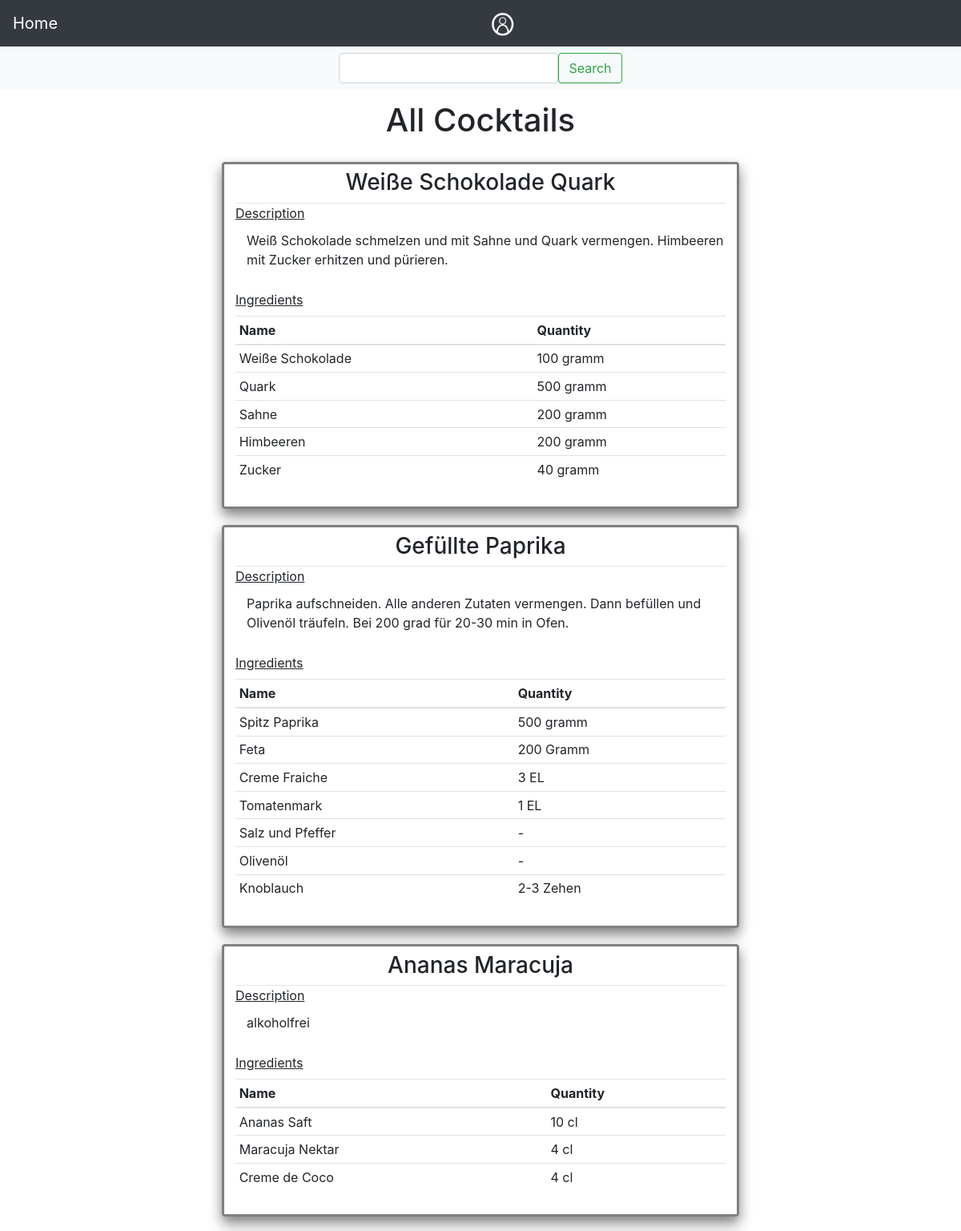
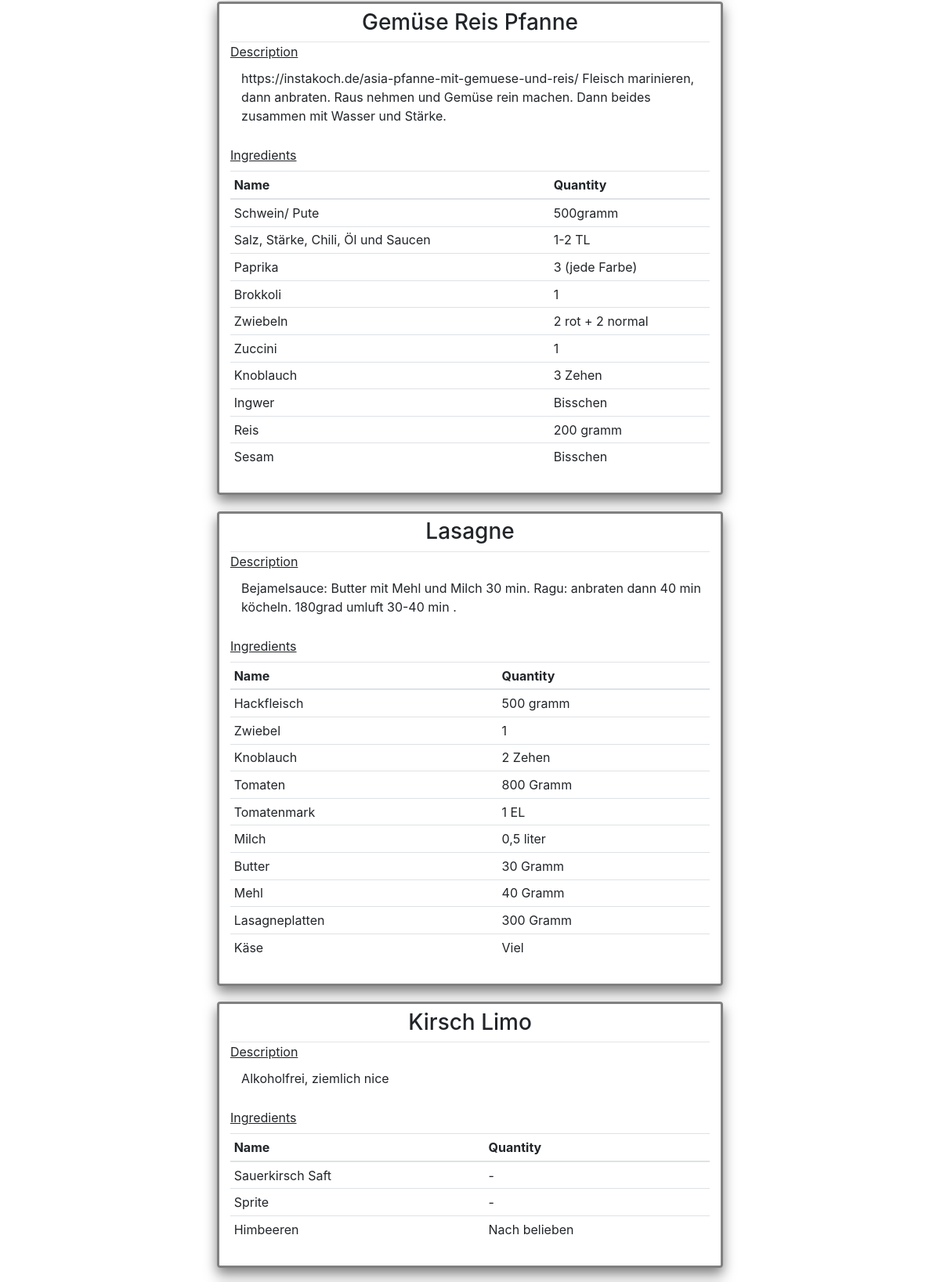
/index (upper part), run on the app's committed database (2 pictures, top to bottom).
### app/models.py (models this page shows, shortened)
class Cocktail(db.Model):
    __tablename__ = 'cocktail'
    __searchable__ = ['name']
    key = db.Column(Integer, primary_key=True)
    name = db.Column(String(100), index=True, unique=True)
    desc = db.Column(String(400), index=True)
    timestamp = db.Column(db.DateTime, index=True, default=datetime.utcnow)
    picture = db.Column(String(64), index=True, unique=True, default=None)
    ingredients = db.relationship('Ingredient', backref='parent', lazy='dynamic')
    user_id = db.Column(db.Integer, db.ForeignKey('user.id'))
    " A was_published_recently function would be nice"

class Ingredient(db.Model):
    __tablename__ = "ingredient"
    key = db.Column(Integer, primary_key=True)
    cocktail_key = db.Column(Integer, ForeignKey('cocktail.key'))
    name = db.Column(String, index=True)
    quantity = db.Column(String, index=True)

### app/main/routes.py (the view)
@bp.route('/')
@bp.route('/index')
def index():
    page = request.args.get('page', 1, type=int)
    cocktails = Cocktail.query.order_by(Cocktail.timestamp.desc()).paginate(
        page, current_app.config['POSTS_PER_PAGE'], False)
    ing_dict = {}
    for ct in cocktails.items:
        ings = ct.ingredients
        ing_dict[ct.name] = ings
    next_url = url_for('main.index', page=cocktails.next_num) \
        if cocktails.has_next else None
    prev_url = url_for('main.index', page=cocktails.prev_num) \
        if cocktails.has_prev else None
    return render_template('main/home.html', cocktails=cocktails.items, ingredients=ing_dict, next_url=next_url,
                           prev_url=prev_url)

### app/main/forms.py
class SearchForm(FlaskForm):
    term = StringField('Search', validators=[DataRequired()])
    filter = SelectField(u'Cocktail', choices=[('Cocktail', 'Cocktail'), ('Ingredient', 'Ingredient')])
    submit = SubmitField('Search')

### app/main/routes.py (called while the page is built)
@bp.before_app_request
def before_request():
    g.search_form = SearchForm()
    if request.endpoint == 'main.search':
        g.search_form = SearchForm(term=request.args.get('term'), filter=request.args.get('filter'))

### app/templates/main/home.html (shortened to what this page needs)
{% extends "base.html" %}
{% set active_page = "index" %}
{% block header %} All Cocktails {% endblock %}
{% block second_nav %}
{% include 'main/__search_nav.html' %}
{% endblock %}
{% block content %}
    <div id="cocktailList" class="">
    {% for cocktail in cocktails %}
        {% include 'main/__cocktail_card.html' %}
    {% endfor %}
    </div>
{% endblock %}

### app/templates/main/__cocktail_card.html (shortened to what this page needs)
<article class="cocktail">
            <h3>{{ cocktail.name }}</h3>
            <hr>
            <label><u>Description</u></label>
            <article>{{ cocktail.desc }}</article><br>
            <label><u>Ingredients</u></label><br>
            <table class=" table table-hover table-sm ingredients">
            <thead>
            <tr>
                <th scope="col">Name</th>
                <th scope="col"> Quantity</th>
            </tr>
            </thead>
                <tbody>
                {% for ing in ingredients[cocktail.name] %}
                    <tr>
                    <td {% if loop.index  != 0 %} scope="row" {% endif %}>{{ ing.name }}</td>
                    <td>{{ ing.quantity }}</td>
                    </tr>
                {% endfor %}
                </tbody>
            </table>
</article>

### app/static/css/style.css (style rules this page uses)
#cocktailList { align-content: center; max-width: 1000px; margin: auto; }
.cocktail { margin: 2%; margin-top: 3%; padding: 2%; padding-top: 1%; border: gray; border-style: solid; border-width: medium; border-radius: 4px; background-color: rgba(255, 255, 255, 0.9); box-shadow: 0 8px 16px 0 rgba(0,0,0,0.5); transition: 0.3s; }
.cocktail h3 { text-align: center; }
.cocktail article { margin-left: 2%; padding: 2px; background-color: white ; }
hr { margin: auto; }

### data on the page
Cocktail: name "Weiße Schokolade Quark", desc "Weiß Schokolade schmelzen und mit Sahne und Quark vermengen. Himbeeren mit Zucker erhitzen und pürieren."
Ingredient: name "Weiße Schokolade", quantity "100 gramm"
Ingredient: name "Quark", quantity "500 gramm"
Ingredient: name "Sahne", quantity "200 gramm"
Ingredient: name "Himbeeren", quantity "200 gramm"
Ingredient: name "Zucker", quantity "40 gramm"
Cocktail: name "Gefüllte Paprika", desc "Paprika aufschneiden. Alle anderen Zutaten vermengen. Dann befüllen und Olivenöl träufeln. Bei 200 grad für 20-30 min in Ofen."
Ingredient: name "Spitz Paprika", quantity "500 gramm"
Ingredient: name "Feta", quantity "200 Gramm"
Ingredient: name "Creme Fraiche", quantity "3 EL"
Ingredient: name "Tomatenmark", quantity "1 EL"
Ingredient: name "Salz und Pfeffer", quantity "-"
Ingredient: name "Olivenöl", quantity "-"
Ingredient: name "Knoblauch", quantity "2-3 Zehen"
Cocktail: name "Ananas Maracuja", desc "alkoholfrei"
Ingredient: name "Ananas Saft", quantity "10 cl"
Ingredient: name "Maracuja Nektar", quantity "4 cl"
Ingredient: name "Creme de Coco", quantity "4 cl"
Cocktail: name "Gemüse Reis Pfanne", desc "https://instakoch.de/asia-pfanne-mit-gemuese-und-reis/ Fleisch marinieren, dann anbraten. Raus nehmen und Gemüse rein machen. Dann beides zusammen mit Wasser und Stärke."
Ingredient: name "Schwein/ Pute", quantity "500gramm"
Ingredient: name "Salz, Stärke, Chili, Öl und Saucen", quantity "1-2 TL"
Ingredient: name "Paprika", quantity "3 (jede Farbe)"
Ingredient: name "Brokkoli", quantity "1"
Ingredient: name "Zwiebeln", quantity "2 rot + 2 normal"
Ingredient: name "Zuccini", quantity "1"
Ingredient: name "Knoblauch", quantity "3 Zehen"
Ingredient: name "Ingwer", quantity "Bisschen"
Ingredient: name "Reis", quantity "200 gramm"
Ingredient: name "Sesam", quantity "Bisschen"
Cocktail: name "Lasagne", desc "Bejamelsauce: Butter mit Mehl und Milch 30 min. Ragu: anbraten dann 40 min köcheln. 180grad umluft 30-40 min ."
Ingredient: name "Hackfleisch", quantity "500 gramm"
Ingredient: name "Zwiebel", quantity "1"
Ingredient: name "Knoblauch", quantity "2 Zehen"
Ingredient: name "Tomaten", quantity "800 Gramm"
Ingredient: name "Tomatenmark", quantity "1 EL"
Ingredient: name "Milch", quantity "0,5 liter"
Ingredient: name "Butter", quantity "30 Gramm"
Ingredient: name "Mehl", quantity "40 Gramm"
Ingredient: name "Lasagneplatten", quantity "300 Gramm"
Ingredient: name "Käse", quantity "Viel"
Cocktail: name "Kirsch Limo", desc "Alkoholfrei, ziemlich nice"
Ingredient: name "Sauerkirsch Saft", quantity "-"
Ingredient: name "Sprite", quantity "-"
Ingredient: name "Himbeeren", quantity "Nach belieben"
